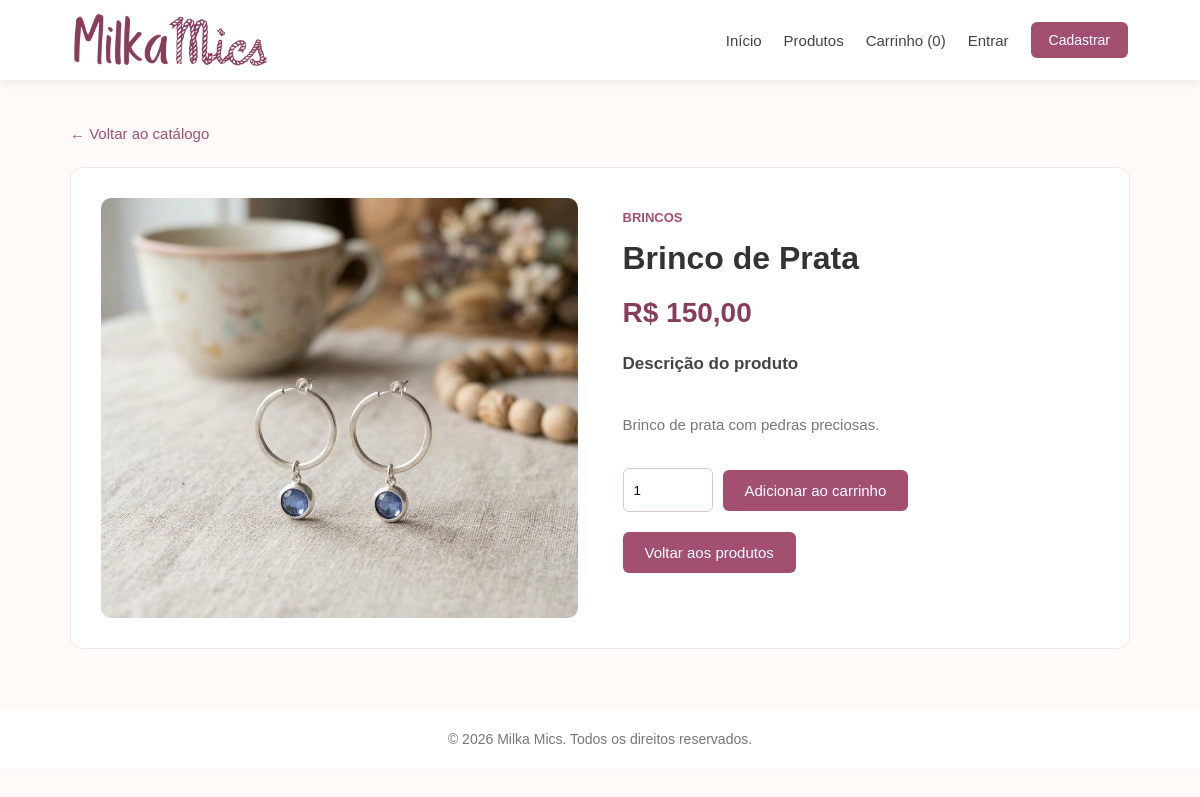
Page /produto.php?id=1 on the committed database.
### tables this page shows
CREATE TABLE PRODUTOS (
    ID            INT AUTO_INCREMENT PRIMARY KEY,
    CATEGORIA_ID  INT NOT NULL,
    NOME          VARCHAR(150) NOT NULL,
    DESCRICAO     TEXT, 
    PRECO         DECIMAL(10,2) NOT NULL,
    ESTOQUE       INT NOT NULL DEFAULT 0,
    IMAGEM        VARCHAR(255) DEFAULT NULL,
    ATIVO         TINYINT(1) NOT NULL DEFAULT 1,
    CRIADO_EM     TIMESTAMP DEFAULT CURRENT_TIMESTAMP,
    ATUALIZADO_EM TIMESTAMP NOT NULL DEFAULT CURRENT_TIMESTAMP ON UPDATE CURRENT_TIMESTAMP,

    CONSTRAINT ck_prod_preco CHECK(PRECO >= 0),
    CONSTRAINT ck_prod_estoque CHECK(ESTOQUE >= 0),

    CONSTRAINT fk_prod_cat FOREIGN KEY (CATEGORIA_ID)
        REFERENCES CATEGORIAS(ID) ON DELETE RESTRICT
);

CREATE TABLE CATEGORIAS (
    ID INT AUTO_INCREMENT PRIMARY KEY,
    NOME VARCHAR(70) NOT NULL,
     
    SLUG VARCHAR(70) NOT NULL UNIQUE
);

### produto.php (the view, shortened to what this page needs)
<?php
require_once __DIR__ . '/config/carrinho.php';
$id = filter_input(INPUT_GET, 'id', FILTER_VALIDATE_INT);
if (!$id || $id <= 0) {
    http_response_code(404);
    $produto = null;
} else {
    $sql = "SELECT
                p.ID,
                p.NOME,
                p.DESCRICAO,
                p.PRECO,
                p.IMAGEM,
                p.ESTOQUE,
                c.NOME AS CATEGORIA
            FROM PRODUTOS p
            INNER JOIN CATEGORIAS c
                ON c.ID = p.CATEGORIA_ID
            WHERE p.ID = ?
              AND p.ATIVO = 1
            LIMIT 1";
    $stmt = $conexao->prepare($sql);
    $stmt->bind_param("i", $id);
    $stmt->execute();
    $resultado = $stmt->get_result();
    $produto = $resultado->fetch_assoc();
}
function escaparDetalhes($valor) {
    return htmlspecialchars((string)$valor, ENT_QUOTES, 'UTF-8');
}
function formatarPrecoDetalhes($valor) {
    return 'R$ ' . number_format((float)$valor, 2, ',', '.');
}
$nomeArquivoImagem = basename($produto['IMAGEM'] ?? '');
$caminhoImagem = __DIR__
    . '/assets/images/produtos/'
    . $nomeArquivoImagem;
$urlImagem = 'assets/images/produtos/'
    . rawurlencode($nomeArquivoImagem);
?>
<!DOCTYPE html>
<html lang="pt-BR">
<head>
    <link rel="stylesheet" href="assets/css/cabecalho.css">
</head>
<body>
<?php require __DIR__ . '/includes/cabecalho.php'; ?>
<main>
    <?php if (!$produto): ?>
        <div class="mensagem-vazia">
            <h1>Produto não encontrado</h1>
            <p>
                Esse produto não existe ou não está mais disponível.
            </p>
            <a class="btn-principal" href="produtos.php">
                Voltar ao catálogo
            </a>
        </div>
    <?php else: ?>
        <a class="voltar" href="produtos.php">
            &larr; Voltar ao catálogo
        </a>
        <section class="detalhes-produto">
            <div class="imagem-detalhes">
                <?php if (
                    $nomeArquivoImagem !== ''
                    && is_file($caminhoImagem)
                ): ?>
                    <img
                        src="<?= escaparDetalhes($urlImagem) ?>"
                        alt="<?= escaparDetalhes($produto['NOME']) ?>"
                    >
                <?php endif; ?>
            </div>
            <div class="informacoes-produto">
                <span class="categoria">
                    <?= escaparDetalhes($produto['CATEGORIA']) ?>
                </span>
                <h1>
                    <?= escaparDetalhes($produto['NOME']) ?>
                </h1>
                <span class="preco">
                    <?= formatarPrecoDetalhes($produto['PRECO']) ?>
                </span>
                <h2 class="titulo-descricao">
                    Descrição do produto
                </h2>
                <p class="descricao">
                    <?= escaparDetalhes(
                        $produto['DESCRICAO'] ?: 'Descrição não disponível.'
                    ) ?>
                </p>
                <?php if ((int) $produto['ESTOQUE'] > 0): ?>
                    <form method="post" action="carrinho_acao.php" class="form-compra"
                          style="display:flex; gap:10px; align-items:center; margin:20px 0; flex-wrap:wrap;">
                        <input type="number" name="quantidade" value="1" min="1"
                               max="<?= (int) $produto['ESTOQUE'] ?>"
                               style="width:90px; height:44px; padding:0 10px; border:1px solid #d9c8cf; border-radius:6px;">
                        <button type="submit" class="btn-principal">Adicionar ao carrinho</button>
                    </form>
                <?php else: ?>
                    <p style="color:#c92a2a; margin:20px 0;">Produto esgotado.</p>
                <?php endif; ?>
                <a class="btn-principal" href="produtos.php">
                    Voltar aos produtos
                </a>
            </div>
        </section>
    <?php endif; ?>
</main>
<footer>
    <p>
        &copy; <?= date('Y') ?> Milka Mics.
        Todos os direitos reservados.
    </p>
</footer>
</body>
</html>

### produto.php (style rules this page uses)
* { margin: 0; padding: 0; box-sizing: border-box; }
body { font-family: Arial, Helvetica, sans-serif; background: #fffaf7; color: #333; min-height: 100vh; }
main { max-width: 1100px; margin: 0 auto; padding: 45px 20px 60px; }
.voltar { display: inline-block; color: #a34f70; text-decoration: none; margin-bottom: 25px; font-size: 15px; }
.detalhes-produto { display: grid; grid-template-columns: 1fr 1fr; gap: 45px; align-items: start; background: #fff; padding: 30px; border-radius: 12px; border: 1px solid #f0e6e9; }
.imagem-detalhes { width: 100%; height: 420px; background: #fff4f7; border-radius: 10px; overflow: hidden; display: flex; align-items: center; justify-content: center; }
.imagem-detalhes img { width: 100%; height: 100%; object-fit: cover; }
.informacoes-produto { padding: 10px 0; }
.categoria { display: inline-block; color: #a34f70; font-size: 13px; font-weight: bold; text-transform: uppercase; margin-bottom: 15px; }
.informacoes-produto h1 { color: #333; font-size: 32px; margin-bottom: 20px; }
.preco { display: block; color: #873d5b; font-size: 28px; font-weight: bold; margin-bottom: 25px; }
.titulo-descricao { color: #444; font-size: 17px; margin-bottom: 10px; }
.descricao { color: #777; font-size: 15px; line-height: 1.8; white-space: pre-line; margin-bottom: 30px; }
.btn-principal { display: inline-block; padding: 12px 22px; background: #a34f70; color: #fff; border: none; border-radius: 6px; text-decoration: none; cursor: pointer; font-size: 15px; }
footer { text-align: center; padding: 22px; background: #fff; color: #777; font-size: 14px; }

### rows in the picture
produtos: IMAGEM (picture), CATEGORIA_ID.NOME "BRINCOS", NOME "Brinco de Prata", PRECO "R$ 150,00", DESCRICAO "Brinco de prata com pedras preciosas."

### other values in the picture
carrinho_quantidade_total() "0"
